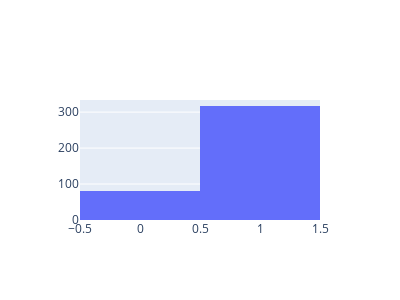

Write notebook code for a chart like this one.
### Code cell
go.Figure(data=[go.Histogram(x=df['label'])], layout=go.Layout(height=300, width=400))

### Figure 1 — Plotly figure (JSON) as saved in the notebook; plotly's stock layout.template omitted (floating-point values rounded to 4 significant figures; data arrays with more than 128 entries replaced by an {"elided": "..."} marker saying what was removed)
{"data": [{"type": "histogram", "x": {"elided": "397 int values"}}], "layout": {"height": 300, "width": 400}}
